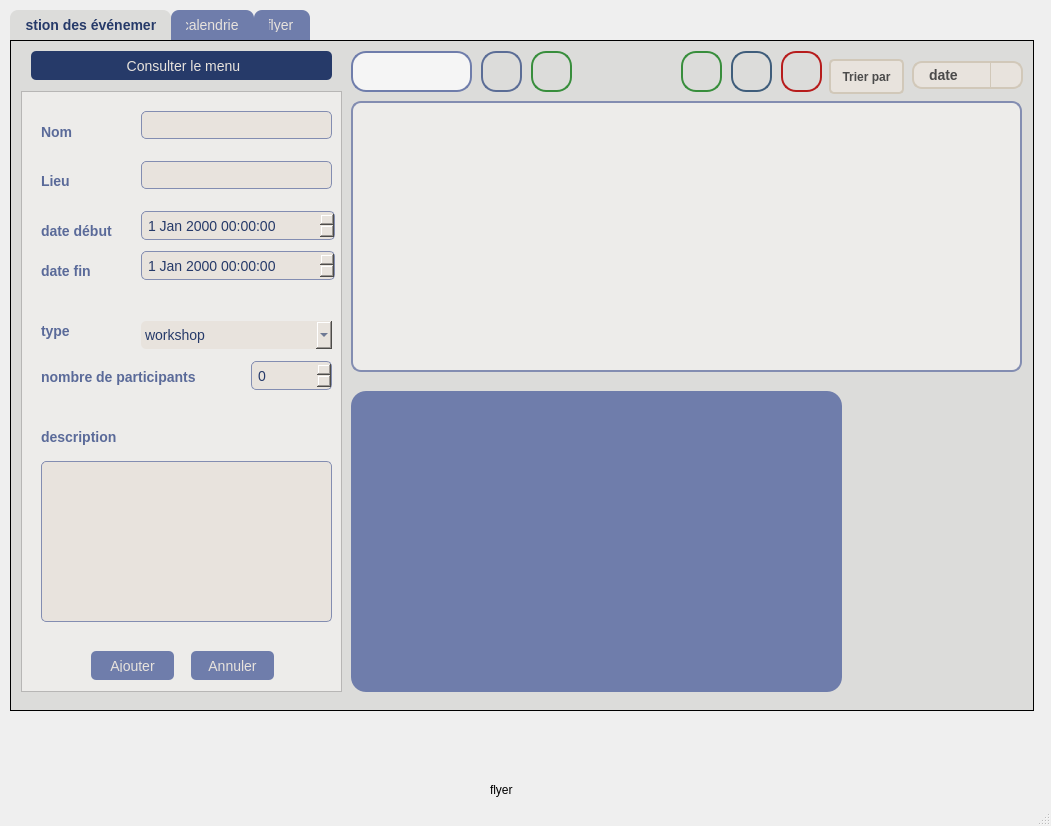
<?xml version="1.0" encoding="UTF-8"?>
<ui version="4.0">
 <class>Gevent</class>
 <widget class="QMainWindow" name="Gevent">
  <property name="geometry">
   <rect>
    <x>0</x>
    <y>0</y>
    <width>1051</width>
    <height>826</height>
   </rect>
  </property>
  <property name="windowTitle">
   <string>Gevent</string>
  </property>
  <widget class="QWidget" name="centralwidget">
   <widget class="QTabWidget" name="tabWidget">
    <property name="geometry">
     <rect>
      <x>10</x>
      <y>10</y>
      <width>1024</width>
      <height>701</height>
     </rect>
    </property>
    <property name="styleSheet">
     <string notr="true">/* Style du QTabWidget */
QTabWidget::pane {
    border: 1px solid ;
    background-color:#DCDCDA;
   
}

/* Style des onglets */
QTabBar::tab {
    background: #6F7DAB;
    color: #E8E3DD;
    border-top-left-radius: 8px;
    border-top-right-radius: 8px;
    padding: 8px 15px;
    font-family: &quot;Poppins&quot;, &quot;Arial&quot;, sans-serif;
    font-size: 14px;
}

/* Onglet sélectionné */
QTabBar::tab:selected {
    background:  #DCDCDA;
    color: #263A69;
    font-weight: bold;
}

</string>
    </property>
    <property name="currentIndex">
     <number>0</number>
    </property>
    <widget class="QWidget" name="tab">
     <attribute name="title">
      <string>gestion des événements</string>
     </attribute>
     <widget class="QFrame" name="frame">
      <property name="geometry">
       <rect>
        <x>10</x>
        <y>50</y>
        <width>321</width>
        <height>601</height>
       </rect>
      </property>
      <property name="styleSheet">
       <string notr="true">QWidget { 
    background-color: #EDECEA;
    font-family: &quot;Poppins&quot;, &quot;Arial&quot;, sans-serif;
    font-size: 14px;
    color: #263A69;
}

/* Style des boutons */
QPushButton {
    background-color: #6F7DAB;
    color: #E8E3DD;
    border-radius: 5px;
    padding: 8px;
    font-size: 14px;
    border: none;
}

QPushButton:hover {
    background-color: #E8E3DD;
    color: #263A69;
}

/* Style des labels */
QLabel {
    font: 12pt &quot;The Year of The Camel&quot;;
    font-weight: bold; 
    color: #5A6A99; 
}

/* Style des menus déroulants */
QComboBox {
    font-family: &quot;Poppins&quot;, &quot;Arial&quot;, sans-serif;
    font-size: 14px;
    color: #263A69;
    background-color: #E8E3DD;
    border-radius: 5px;
    padding: 4px;
}

/* Style des champs de texte */
QLineEdit {
    font-family: &quot;Poppins&quot;, &quot;Arial&quot;, sans-serif;
    font-size: 14px;
    background-color: #E8E3DD;
    border: 1px solid #838db1;
    border-radius: 5px;
    padding: 4px;
    color: #263A69;
}
QSpinBox {
    font-family: &quot;Poppins&quot;, &quot;Arial&quot;, sans-serif;
    font-size: 14px;
    color: #263A69;
    background-color: #E8E3DD;
    border: 1px solid #838db1;
    border-radius: 5px;
    padding: 4px;
}
QDateTimeEdit {
    font-family: &quot;Poppins&quot;, &quot;Arial&quot;, sans-serif;
    font-size: 14px;
    color: #263A69;
    background-color: #E8E3DD;
    border: 1px solid #838db1;
    border-radius: 5px;
    padding: 4px;
}

QPlainTextEdit
{
    font-family: &quot;Poppins&quot;, &quot;Arial&quot;, sans-serif;
    font-size: 14px;
    background-color: #E8E3DD;
    border: 1px solid #838db1;
    border-radius: 5px;
    padding: 4px;
    color: #263A69;
}



</string>
      </property>
      <property name="frameShape">
       <enum>QFrame::Shape::StyledPanel</enum>
      </property>
      <property name="frameShadow">
       <enum>QFrame::Shadow::Raised</enum>
      </property>
      <widget class="QLabel" name="label">
       <property name="geometry">
        <rect>
         <x>20</x>
         <y>30</y>
         <width>81</width>
         <height>21</height>
        </rect>
       </property>
       <property name="styleSheet">
        <string notr="true"/>
       </property>
       <property name="text">
        <string>Nom</string>
       </property>
      </widget>
      <widget class="QLabel" name="label_2">
       <property name="geometry">
        <rect>
         <x>20</x>
         <y>80</y>
         <width>63</width>
         <height>20</height>
        </rect>
       </property>
       <property name="text">
        <string>Lieu</string>
       </property>
      </widget>
      <widget class="QLabel" name="label_4">
       <property name="geometry">
        <rect>
         <x>20</x>
         <y>130</y>
         <width>101</width>
         <height>20</height>
        </rect>
       </property>
       <property name="text">
        <string>date début</string>
       </property>
      </widget>
      <widget class="QLabel" name="label_5">
       <property name="geometry">
        <rect>
         <x>20</x>
         <y>170</y>
         <width>81</width>
         <height>20</height>
        </rect>
       </property>
       <property name="text">
        <string>date fin</string>
       </property>
      </widget>
      <widget class="QLabel" name="label_6">
       <property name="geometry">
        <rect>
         <x>20</x>
         <y>330</y>
         <width>201</width>
         <height>31</height>
        </rect>
       </property>
       <property name="text">
        <string>description</string>
       </property>
      </widget>
      <widget class="QLabel" name="label_7">
       <property name="geometry">
        <rect>
         <x>20</x>
         <y>230</y>
         <width>81</width>
         <height>20</height>
        </rect>
       </property>
       <property name="text">
        <string>type</string>
       </property>
      </widget>
      <widget class="QLabel" name="label_9">
       <property name="geometry">
        <rect>
         <x>20</x>
         <y>270</y>
         <width>241</width>
         <height>31</height>
        </rect>
       </property>
       <property name="text">
        <string>nombre de participants</string>
       </property>
      </widget>
      <widget class="QSpinBox" name="nbr_participants">
       <property name="geometry">
        <rect>
         <x>230</x>
         <y>270</y>
         <width>81</width>
         <height>29</height>
        </rect>
       </property>
      </widget>
      <widget class="QDateTimeEdit" name="date_debut">
       <property name="geometry">
        <rect>
         <x>120</x>
         <y>120</y>
         <width>194</width>
         <height>29</height>
        </rect>
       </property>
      </widget>
      <widget class="QDateTimeEdit" name="date_fin">
       <property name="geometry">
        <rect>
         <x>120</x>
         <y>160</y>
         <width>194</width>
         <height>29</height>
        </rect>
       </property>
      </widget>
      <widget class="QLineEdit" name="nom">
       <property name="geometry">
        <rect>
         <x>120</x>
         <y>20</y>
         <width>191</width>
         <height>28</height>
        </rect>
       </property>
      </widget>
      <widget class="QLineEdit" name="lieu">
       <property name="geometry">
        <rect>
         <x>120</x>
         <y>70</y>
         <width>191</width>
         <height>28</height>
        </rect>
       </property>
      </widget>
      <widget class="QComboBox" name="type">
       <property name="geometry">
        <rect>
         <x>120</x>
         <y>230</y>
         <width>191</width>
         <height>28</height>
        </rect>
       </property>
       <item>
        <property name="text">
         <string>workshop</string>
        </property>
       </item>
       <item>
        <property name="text">
         <string>formation</string>
        </property>
       </item>
      </widget>
      <widget class="QPushButton" name="ajouter_evenement">
       <property name="geometry">
        <rect>
         <x>70</x>
         <y>560</y>
         <width>83</width>
         <height>29</height>
        </rect>
       </property>
       <property name="text">
        <string>Ajouter</string>
       </property>
      </widget>
      <widget class="QPushButton" name="pushButton_2">
       <property name="geometry">
        <rect>
         <x>170</x>
         <y>560</y>
         <width>83</width>
         <height>29</height>
        </rect>
       </property>
       <property name="text">
        <string>Annuler</string>
       </property>
      </widget>
      <widget class="QPlainTextEdit" name="description">
       <property name="geometry">
        <rect>
         <x>20</x>
         <y>370</y>
         <width>291</width>
         <height>161</height>
        </rect>
       </property>
      </widget>
     </widget>
     <widget class="QLineEdit" name="id_evenement_recherche">
      <property name="geometry">
       <rect>
        <x>340</x>
        <y>10</y>
        <width>121</width>
        <height>41</height>
       </rect>
      </property>
      <property name="styleSheet">
       <string notr="true">QLineEdit {
    background-color: #f5f5f5; /* Fond clair et épuré */
    border: 2px solid #6f7dab; /* Bordure bleu-gris */
    border-radius: 15px; /* Coins arrondis */
    padding: 8px 15px;
    font-size: 14px;
    color: #333; /* Couleur du texte */
    selection-background-color: #6f7dab; /* Couleur de sélection */
}

QLineEdit:focus {
    border: 2px solid #2ecc71; /* Changement de bordure au focus */
    background-color: white; /* Fond plus visible */
}

QLineEdit::placeholder {
    color: #999; /* Couleur du placeholder */
    font-style: italic;
}
</string>
      </property>
      <property name="text">
       <string/>
      </property>
     </widget>
     <widget class="QLabel" name="label_3">
      <property name="geometry">
       <rect>
        <x>620</x>
        <y>10</y>
        <width>31</width>
        <height>31</height>
       </rect>
      </property>
      <property name="text">
       <string/>
      </property>
      <property name="pixmap">
       <pixmap>../../../../../Downloads/search-icon.webp</pixmap>
      </property>
      <property name="scaledContents">
       <bool>true</bool>
      </property>
     </widget>
     <widget class="QComboBox" name="critere_evenements">
      <property name="geometry">
       <rect>
        <x>901</x>
        <y>20</y>
        <width>111</width>
        <height>28</height>
       </rect>
      </property>
      <property name="styleSheet">
       <string notr="true">QComboBox {
    background-color: #E8E3DD; /* Couleur de fond clair */
    border: 2px solid #D1C8B9; /* Bordure subtile */
    border-radius: 10px; /* Coins arrondis */
    padding: 5px 15px; /* Espacement interne */
    font-size: 14px; /* Taille de texte */
    color: #4B4B4B; /* Couleur du texte */
    font-weight: bold;
}

QComboBox:hover {
    border: 2px solid #D1C8B9;
}

QComboBox:focus {
    border: 2px solid #A89F92;
}

QComboBox QAbstractItemView {
    background-color: #FFFFFF; /* Fond bien visible */
    border: 2px solid #D1C8B9;
    border-radius: 10px;
    selection-background-color: #D1C8B9;
    selection-color: #4B4B4B;
    color: #4B4B4B; /* Couleur du texte des items */
    font-size: 14px;
    font-weight: normal;
    outline: none; /* Évite le contour noir moche parfois */
}

QComboBox QListView::item {
    padding: 8px 12px; /* Espace autour du texte pour lisibilité */
}

QComboBox::down-arrow {
    width: 20px;
    height: 20px;
}

QComboBox::drop-down {
    subcontrol-origin: padding;
    subcontrol-position: top right;
    width: 30px;
    border-left: 1px solid #D1C8B9;
}
</string>
      </property>
      <item>
       <property name="text">
        <string>date </string>
       </property>
      </item>
      <item>
       <property name="text">
        <string>id</string>
       </property>
      </item>
      <item>
       <property name="text">
        <string>nombre participants</string>
       </property>
      </item>
     </widget>
     <widget class="QFrame" name="stat_evenement">
      <property name="geometry">
       <rect>
        <x>340</x>
        <y>350</y>
        <width>491</width>
        <height>301</height>
       </rect>
      </property>
      <property name="styleSheet">
       <string notr="true">/* Style pour le QFrame avec fond foncé et bords arrondis */
QFrame {
    background-color:  #6F7DAB; /* Couleur de fond foncée */
    border-radius: 15px; /* Coins arrondis */
}

/* Style pour les QLabel */
QLabel {
    font: 12pt &quot;The Year of The Camel&quot;;
    color: #EDECEA; /* Texte clair pour contraste */
    font-weight: bold; /* Texte en gras */
    border: none; /* Pas de contour */
    background: none; /* Pas de fond */
}
QLineEdit {
    font-family: &quot;Poppins&quot;, &quot;Arial&quot;, sans-serif;
    font-size: 14px;
    background-color: #E8E3DD;
    border: 1px solid #838db1;
    border-radius: 5px;
    padding: 4px;
    color: #263A69;
}
/*QLabel {
    font: 12pt &quot;The Year of The Camel&quot;;
    font-weight: bold; 
    color: #5A6A99; 
}*/</string>
      </property>
      <property name="frameShape">
       <enum>QFrame::Shape::StyledPanel</enum>
      </property>
      <property name="frameShadow">
       <enum>QFrame::Shadow::Raised</enum>
      </property>
     </widget>
     <widget class="QPushButton" name="pushButton_9">
      <property name="geometry">
       <rect>
        <x>20</x>
        <y>10</y>
        <width>301</width>
        <height>29</height>
       </rect>
      </property>
      <property name="styleSheet">
       <string notr="true">QPushButton {
    background-color:  #263A69;
    color: #E8E3DD;
    border-radius: 5px;
    padding: 8px;
    font-size: 14px;
    border: none;
}

</string>
      </property>
      <property name="text">
       <string> Consulter le menu</string>
      </property>
      <property name="icon">
       <iconset theme="QIcon::ThemeIcon::GoHome"/>
      </property>
     </widget>
     <widget class="QLabel" name="label_12">
      <property name="geometry">
       <rect>
        <x>830</x>
        <y>490</y>
        <width>171</width>
        <height>161</height>
       </rect>
      </property>
      <property name="text">
       <string/>
      </property>
      <property name="pixmap">
       <pixmap resource="imagesEvents.qrc">:/image.qrc/logo.png</pixmap>
      </property>
      <property name="scaledContents">
       <bool>true</bool>
      </property>
     </widget>
     <widget class="QPushButton" name="rechercher_evenement">
      <property name="geometry">
       <rect>
        <x>470</x>
        <y>10</y>
        <width>41</width>
        <height>41</height>
       </rect>
      </property>
      <property name="styleSheet">
       <string notr="true">QPushButton {
    background: qlineargradient(x1:0, y1:0, x2:1, y2:1, 
                stop:0 #6f7dab, stop:1 #5b6d96); /* Dégradé bleu-gris */
    border: 2px solid #5b6d96;
    border-radius: 15px; /* Coins arrondis */
    padding: 10px 15px;
    font-size: 14px;
    color: white;
    font-weight: bold;
    text-transform: uppercase;
    transition: 0.3s;
}

QPushButton:hover {
    background: qlineargradient(x1:0, y1:0, x2:1, y2:1, 
                stop:0 #5b6d96, stop:1 #6f7dab); /* Inversion du dégradé */
    border: 2px solid #6f7dab;
}

QPushButton:pressed {
    background-color: #4a5a82; /* Couleur plus foncée au clic */
    border: 2px solid #4a5a82;
}
QPushButton:icon {
    color: #4B4B4B; /* Couleur de l'icône */
}

QPushButton:disabled {
    background-color: #D1C8B9; /* Fond pour état désactivé */
    color: #A0A0A0; /* Couleur de texte pour désactivation */
    border: 2px solid #A0A0A0; /* Bordure pour désactivation */
}

QPushButton:hover::icon {
    color: #FFFFFF; /* Changement de couleur de l'icône au survol */
}</string>
      </property>
      <property name="text">
       <string/>
      </property>
      <property name="icon">
       <iconset theme="QIcon::ThemeIcon::EditFind"/>
      </property>
      <property name="iconSize">
       <size>
        <width>30</width>
        <height>30</height>
       </size>
      </property>
     </widget>
     <widget class="QPushButton" name="telecharger_evenement">
      <property name="geometry">
       <rect>
        <x>720</x>
        <y>10</y>
        <width>41</width>
        <height>41</height>
       </rect>
      </property>
      <property name="styleSheet">
       <string notr="true">QPushButton {
    background: qlineargradient(x1:0, y1:0, x2:1, y2:1, 
                stop:0 #6f7dab, stop:1 #3f5d7b); /* Dégradé bleu foncé */
    border: 2px solid #3f5d7b;
    border-radius: 15px; /* Coins arrondis */
    padding: 10px 15px;
    font-size: 14px;
    color: white;
    font-weight: bold;
    text-transform: uppercase;
    transition: 0.3s;
}

QPushButton:hover {
    background: qlineargradient(x1:0, y1:0, x2:1, y2:1, 
                stop:0 #3f5d7b, stop:1 #6f7dab); /* Inversion du dégradé */
    border: 2px solid #6f7dab;
}

QPushButton:pressed {
    background-color: #354f73; /* Couleur plus foncée au clic */
    border: 2px solid #354f73;
}</string>
      </property>
      <property name="text">
       <string/>
      </property>
      <property name="icon">
       <iconset resource="imagesEvents.qrc">
        <normaloff>:/image.qrc/download.png</normaloff>:/image.qrc/download.png</iconset>
      </property>
      <property name="iconSize">
       <size>
        <width>30</width>
        <height>30</height>
       </size>
      </property>
     </widget>
     <widget class="QPushButton" name="update_evenement">
      <property name="geometry">
       <rect>
        <x>670</x>
        <y>10</y>
        <width>41</width>
        <height>41</height>
       </rect>
      </property>
      <property name="styleSheet">
       <string notr="true">QPushButton {
    background: qlineargradient(x1:0, y1:0, x2:1, y2:1, 
                stop:0 #0daa90, stop:1 #388E3C); /* Dégradé de vert */
    border: 2px solid #388E3C;
    border-radius: 15px; /* Coins arrondis */
    padding: 10px 15px;
    font-size: 14px;
    color: white;
    font-weight: bold;
    text-transform: uppercase;
    transition: 0.3s;
}

QPushButton:hover {
    background: qlineargradient(x1:0, y1:0, x2:1, y2:1, 
                stop:0 #388E3C, stop:1 #4CAF50); /* Inversion du dégradé */
    border: 2px solid #4CAF50;
}

QPushButton:pressed {
    background-color: #2E7D32; /* Couleur plus foncée au clic */
    border: 2px solid #2E7D32;
}</string>
      </property>
      <property name="text">
       <string/>
      </property>
      <property name="icon">
       <iconset resource="imagesEvents.qrc">
        <normaloff>:/image.qrc/edit.png</normaloff>:/image.qrc/edit.png</iconset>
      </property>
      <property name="iconSize">
       <size>
        <width>30</width>
        <height>30</height>
       </size>
      </property>
     </widget>
     <widget class="QPushButton" name="supprimer_evenement">
      <property name="geometry">
       <rect>
        <x>770</x>
        <y>10</y>
        <width>41</width>
        <height>41</height>
       </rect>
      </property>
      <property name="styleSheet">
       <string notr="true">QPushButton {
    background: qlineargradient(x1:0, y1:0, x2:1, y2:1, 
                stop:0 #E53935, stop:1 #B71C1C); /* Dégradé de rouge */
    border: 2px solid #B71C1C;
    border-radius: 15px; /* Coins arrondis */
    padding: 10px 15px;
    font-size: 14px;
    color: white;
    font-weight: bold;
    text-transform: uppercase;
    transition: 0.3s;
}

QPushButton:hover {
    background: qlineargradient(x1:0, y1:0, x2:1, y2:1, 
                stop:0 #B71C1C, stop:1 #E53935); /* Inversion du dégradé */
    border: 2px solid #E53935;
}

QPushButton:pressed {
    background-color: #C62828; /* Couleur plus foncée au clic */
    border: 2px solid #C62828;
}</string>
      </property>
      <property name="text">
       <string/>
      </property>
      <property name="icon">
       <iconset theme="QIcon::ThemeIcon::EditDelete"/>
      </property>
      <property name="iconSize">
       <size>
        <width>30</width>
        <height>30</height>
       </size>
      </property>
     </widget>
     <widget class="QTableView" name="tableView">
      <property name="geometry">
       <rect>
        <x>340</x>
        <y>60</y>
        <width>671</width>
        <height>271</height>
       </rect>
      </property>
      <property name="styleSheet">
       <string notr="true">QTableView { 
    background-color: #EDECEA; /* Fond du tableau */
    border: 2px solid #838DB1; /* Bordure subtile */
    border-radius: 10px; /* Arrondi */
    gridline-color: #DCDCDA; /* Couleur des lignes du tableau */
    font-family: &quot;Segoe UI&quot;, &quot;Arial&quot;, sans-serif; /* Typographie moderne */
    font-size: 14px;
    selection-background-color: #838DB1; /* Couleur de sélection */
    selection-color: white; /* Texte en blanc sur sélection */
}

QHeaderView::section {
    background-color: #263A69; /* En-têtes foncés */
    color: white; /* Texte blanc */
    padding: 8px;
    border: none;
    font-weight: bold;
    border-radius: 5px;
}

QTableView::item {
    padding: 6px;
    border-bottom: 1px solid #E8E3DD; /* Séparation entre les lignes */
    color: black; /* Texte noir */
}

QTableView::item:selected {
    background-color: #838DB1; /* Fond des éléments sélectionnés */
    color: black; /* Texte noir sur sélection */
}
</string>
      </property>
     </widget>
     <widget class="QPushButton" name="trier_evenements">
      <property name="geometry">
       <rect>
        <x>810</x>
        <y>10</y>
        <width>91</width>
        <height>51</height>
       </rect>
      </property>
      <property name="styleSheet">
       <string notr="true">QPushButton {
    font-family: Arial, sans-serif;  /* Police élégante */
    font-size: 12px;                 /* Taille du texte */
    font-weight: bold;               /* Texte en gras */
    color: #4B4B4B;                  /* Couleur du texte */
    background-color: #E8E3DD;       /* Fond doux */
    padding: 8px 9px;              /* Espacement interne */
    border-radius: 5px;              /* Coins arrondis */
    text-align: center;              /* Centrer le texte */
    margin: 8px;                    /* Espacement externe */
    border: 2px solid #D1C8B9;       /* Bordure douce */
}

QPushButton:hover {
    background-color: #D1C8B9;       /* Fond plus foncé au survol */
    border: 2px solid #A89F92;       /* Bordure changeante */
}

QPushButton:disabled {
    color: #A0A0A0;                  /* Couleur du texte désactivé */
    background-color: #F0F0F0;       /* Fond plus clair quand désactivé */
    border: 2px solid #A0A0A0;       /* Bordure désactivée */
}</string>
      </property>
      <property name="text">
       <string>Trier par</string>
      </property>
     </widget>
     <widget class="QPushButton" name="refrech_evenements">
      <property name="geometry">
       <rect>
        <x>520</x>
        <y>10</y>
        <width>41</width>
        <height>41</height>
       </rect>
      </property>
      <property name="styleSheet">
       <string notr="true">QPushButton {
    background: qlineargradient(x1:0, y1:0, x2:1, y2:1, 
                stop:0 #0daa90, stop:1 #388E3C); /* Dégradé de vert */
    border: 2px solid #388E3C;
    border-radius: 15px; /* Coins arrondis */
    padding: 10px 15px;
    font-size: 14px;
    color: white;
    font-weight: bold;
    text-transform: uppercase;
    transition: 0.3s;
}

QPushButton:hover {
    background: qlineargradient(x1:0, y1:0, x2:1, y2:1, 
                stop:0 #388E3C, stop:1 #4CAF50); /* Inversion du dégradé */
    border: 2px solid #4CAF50;
}

QPushButton:pressed {
    background-color: #2E7D32; /* Couleur plus foncée au clic */
    border: 2px solid #2E7D32;
}</string>
      </property>
      <property name="text">
       <string/>
      </property>
      <property name="icon">
       <iconset theme="QIcon::ThemeIcon::ViewRestore"/>
      </property>
      <property name="iconSize">
       <size>
        <width>30</width>
        <height>30</height>
       </size>
      </property>
     </widget>
    </widget>
    <widget class="QWidget" name="tab_2">
     <attribute name="title">
      <string>calendrier</string>
     </attribute>
     <widget class="QCalendarWidget" name="calendarWidget">
      <property name="geometry">
       <rect>
        <x>10</x>
        <y>10</y>
        <width>1001</width>
        <height>631</height>
       </rect>
      </property>
      <property name="styleSheet">
       <string notr="true">/* 🔹 Style général du QCalendarWidget */
QCalendarWidget {
    font-family: &quot;Poppins&quot;, &quot;Arial&quot;, sans-serif;
    font-size: 14px;
    background-color: #F5F5F5;
    border-radius: 10px;
    border: 5px solid #838db1;
}

/* 🔹 Barre de navigation (mois + année) */
QCalendarWidget QWidget#qt_calendar_navigationbar {
    background-color: #E8E3DD;
    border-top-left-radius: 10px;
    border-top-right-radius: 10px;
}

/* 🔹 Boutons du mois et de l'année */
QCalendarWidget QToolButton {
    background-color: #E8E3DD;
    color: #263A69;
    border-radius: 5px;
    padding: 5px;
    font-weight: bold;
}
QCalendarWidget QToolButton:hover {
    background-color: #838db1;
    color: #EDECEA;
}

/* 🔹 Ligne des jours (lun., mar., mer., ...) */
QCalendarWidget QTableView QHeaderView::section {
    background-color: #6F7DAB;  /* Bleu élégant */
    color: #EDECEA;  /* Texte clair */
    font-weight: bold;
    padding: 6px;
    border: 1px solid #838db1;
}

/* 🔹 Colonne des semaines */
QCalendarWidget QTableView {
    alternate-background-color: #D6D3D1; /* Fond gris clair */
    color: #263A69; /* Texte foncé */
    border-right: 1px solid #838db1;
}

/* 🔹 Jours du calendrier */
QCalendarWidget QAbstractItemView {
    background-color: #F5F5F5;
    color: #263A69;
    selection-background-color: #838db1;
    selection-color: #EDECEA;
}

/* 🔹 Jour actuel sélectionné */
QCalendarWidget QAbstractItemView::item:selected {
    background-color: #5A6A99;
    color: #EDECEA;
    border-radius: 4px;
}

/* 🔹 Week-end (samedi et dimanche) */
QCalendarWidget QAbstractItemView::item:enabled:nth-child(6), 
QCalendarWidget QAbstractItemView::item:enabled:nth-child(7) {
    color: #B33F62;
}
</string>
      </property>
     </widget>
    </widget>
    <widget class="QWidget" name="tab_3">
     <attribute name="title">
      <string>flyer </string>
     </attribute>
     <widget class="QFrame" name="frame_4">
      <property name="geometry">
       <rect>
        <x>10</x>
        <y>10</y>
        <width>1001</width>
        <height>641</height>
       </rect>
      </property>
      <property name="styleSheet">
       <string notr="true">/* Style pour le QFrame avec fond foncé et bords arrondis */
QFrame {
    background-color:  #EDECEA; /* Couleur de fond foncée */
    border-radius: 15px; /* Coins arrondis */
}

/* Style pour les QLabel */
QLabel {
    font: 20pt &quot;The Year of The Camel&quot;;
    color:#6F7DAB;/* Texte clair pour contraste */
    font-weight: bold; /* Texte en gras */
    border: none; /* Pas de contour */
    background: none; /* Pas de fond */
}
QLineEdit {
    font-family: &quot;Poppins&quot;, &quot;Arial&quot;, sans-serif;
    font-size: 14px;
    background-color: #E8E3DD;
    border: 1px solid #838db1;
    border-radius: 5px;
    padding: 4px;
    color: #263A69;
}
/*QLabel {
    font: 12pt &quot;The Year of The Camel&quot;;
    font-weight: bold; 
    color: #5A6A99; 
}*/</string>
      </property>
      <property name="frameShape">
       <enum>QFrame::Shape::StyledPanel</enum>
      </property>
      <property name="frameShadow">
       <enum>QFrame::Shadow::Raised</enum>
      </property>
      <widget class="QLabel" name="label_15">
       <property name="geometry">
        <rect>
         <x>10</x>
         <y>10</y>
         <width>331</width>
         <height>41</height>
        </rect>
       </property>
       <property name="text">
        <string>le flyer :</string>
       </property>
      </widget>
      <widget class="QPushButton" name="pushButton_7">
       <property name="geometry">
        <rect>
         <x>530</x>
         <y>580</y>
         <width>241</width>
         <height>41</height>
        </rect>
       </property>
       <property name="styleSheet">
        <string notr="true">QPushButton {
    background-color: #466d1e;
    color: #E8E3DD;
    border-radius: 5px;
    padding: 8px;
    font-size: 14px;
    border: none;
}
</string>
       </property>
       <property name="text">
        <string> Valider le flyer</string>
       </property>
      </widget>
      <widget class="QPushButton" name="pushButton_8">
       <property name="geometry">
        <rect>
         <x>280</x>
         <y>580</y>
         <width>241</width>
         <height>41</height>
        </rect>
       </property>
       <property name="styleSheet">
        <string notr="true">QPushButton {
    background-color: #990f09;
    color: #E8E3DD;
    border-radius: 5px;
    padding: 8px;
    font-size: 14px;
    border: none;
}
</string>
       </property>
       <property name="text">
        <string> Rejeter le flyer</string>
       </property>
      </widget>
      <widget class="QLabel" name="label_13">
       <property name="geometry">
        <rect>
         <x>830</x>
         <y>530</y>
         <width>171</width>
         <height>111</height>
        </rect>
       </property>
       <property name="text">
        <string/>
       </property>
       <property name="pixmap">
        <pixmap>:/image.qrc/8025532-removebg-preview.png</pixmap>
       </property>
       <property name="scaledContents">
        <bool>true</bool>
       </property>
      </widget>
     </widget>
    </widget>
   </widget>
   <widget class="QLabel" name="label_45">
    <property name="geometry">
     <rect>
      <x>490</x>
      <y>780</y>
      <width>63</width>
      <height>20</height>
     </rect>
    </property>
    <property name="text">
     <string>flyer</string>
    </property>
   </widget>
  </widget>
  <widget class="QMenuBar" name="menubar">
   <property name="geometry">
    <rect>
     <x>0</x>
     <y>0</y>
     <width>1051</width>
     <height>25</height>
    </rect>
   </property>
  </widget>
  <widget class="QStatusBar" name="statusbar"/>
 </widget>
 <resources>
  <include location="imagesEvents.qrc"/>
 </resources>
 <connections/>
</ui>
